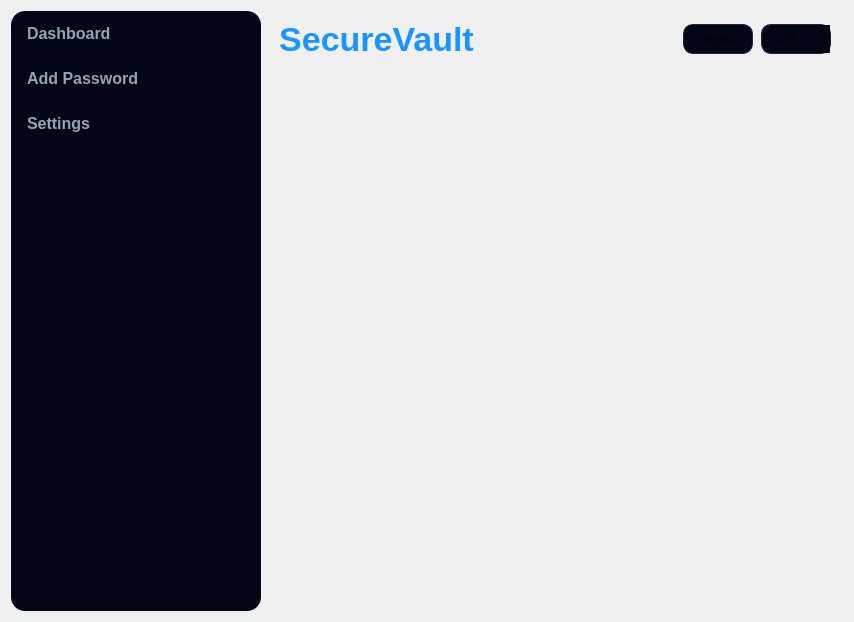
<?xml version="1.0" encoding="UTF-8"?>
<ui version="4.0">
 <class>MainAppView</class>
 <widget class="QWidget" name="MainAppView">
  <property name="geometry">
   <rect>
    <x>0</x>
    <y>0</y>
    <width>854</width>
    <height>622</height>
   </rect>
  </property>
  <property name="windowTitle">
   <string>MainAppView</string>
  </property>
  <property name="styleSheet">
   <string notr="true">QLabel#appName {
    font-size: 26px;
    font-weight: 700;
    color: rgb(96, 165, 250);
}

QComboBox, QPushButton#logoutButton {
    background-color: rgb(2, 6, 23);
    border: 1px solid rgb(30, 41, 59);
    border-radius: 10px;
    padding: 6px 10px;
}

QComboBox:hover, QPushButton#logoutButton:hover {
    background-color: rgb(30, 41, 59);
}</string>
  </property>
  <layout class="QVBoxLayout" name="verticalLayout">
   <property name="spacing">
    <number>0</number>
   </property>
   <property name="leftMargin">
    <number>0</number>
   </property>
   <property name="topMargin">
    <number>0</number>
   </property>
   <property name="rightMargin">
    <number>0</number>
   </property>
   <property name="bottomMargin">
    <number>0</number>
   </property>
   <item>
    <widget class="QWidget" name="widget" native="true">
     <layout class="QHBoxLayout" name="horizontalLayout">
      <item>
       <widget class="QFrame" name="sidebarFrame">
        <property name="minimumSize">
         <size>
          <width>250</width>
          <height>0</height>
         </size>
        </property>
        <property name="maximumSize">
         <size>
          <width>400</width>
          <height>16777215</height>
         </size>
        </property>
        <property name="styleSheet">
         <string notr="true">#sidebarFrame{
    background-color: #020617;
    border-radius: 14px;
}

QPushButton {
    background: transparent;
    border: none;
    text-align: left;
    padding: 12px 16px;
    color: #94a3b8;
	font-size:16px;
    border-radius: 8px;
}

QPushButton:hover {
    background-color: #020617;
    color: #e5e7eb;
}

QPushButton:focus {
    background-color: #1e293b;
    color: #60a5fa;
    font-weight: 600;
}</string>
        </property>
        <property name="frameShape">
         <enum>QFrame::Shape::StyledPanel</enum>
        </property>
        <property name="frameShadow">
         <enum>QFrame::Shadow::Sunken</enum>
        </property>
        <layout class="QVBoxLayout" name="verticalLayout_2">
         <property name="spacing">
          <number>0</number>
         </property>
         <property name="leftMargin">
          <number>0</number>
         </property>
         <property name="topMargin">
          <number>0</number>
         </property>
         <property name="rightMargin">
          <number>0</number>
         </property>
         <property name="bottomMargin">
          <number>0</number>
         </property>
         <item>
          <widget class="QPushButton" name="dashboardButton">
           <property name="minimumSize">
            <size>
             <width>170</width>
             <height>45</height>
            </size>
           </property>
           <property name="maximumSize">
            <size>
             <width>170</width>
             <height>45</height>
            </size>
           </property>
           <property name="font">
            <font>
             <pointsize>-1</pointsize>
             <bold>true</bold>
            </font>
           </property>
           <property name="cursor">
            <cursorShape>PointingHandCursor</cursorShape>
           </property>
           <property name="text">
            <string>Dashboard</string>
           </property>
           <property name="checkable">
            <bool>false</bool>
           </property>
           <property name="autoDefault">
            <bool>false</bool>
           </property>
           <property name="default">
            <bool>false</bool>
           </property>
           <property name="flat">
            <bool>true</bool>
           </property>
          </widget>
         </item>
         <item>
          <widget class="QPushButton" name="addPasswordButton">
           <property name="minimumSize">
            <size>
             <width>170</width>
             <height>45</height>
            </size>
           </property>
           <property name="maximumSize">
            <size>
             <width>170</width>
             <height>45</height>
            </size>
           </property>
           <property name="font">
            <font>
             <pointsize>-1</pointsize>
             <bold>true</bold>
            </font>
           </property>
           <property name="cursor">
            <cursorShape>PointingHandCursor</cursorShape>
           </property>
           <property name="text">
            <string>Add Password</string>
           </property>
           <property name="checkable">
            <bool>false</bool>
           </property>
           <property name="flat">
            <bool>true</bool>
           </property>
          </widget>
         </item>
         <item>
          <widget class="QPushButton" name="settingsButton">
           <property name="minimumSize">
            <size>
             <width>170</width>
             <height>45</height>
            </size>
           </property>
           <property name="maximumSize">
            <size>
             <width>170</width>
             <height>45</height>
            </size>
           </property>
           <property name="font">
            <font>
             <pointsize>-1</pointsize>
             <bold>true</bold>
            </font>
           </property>
           <property name="cursor">
            <cursorShape>PointingHandCursor</cursorShape>
           </property>
           <property name="text">
            <string>Settings</string>
           </property>
           <property name="checkable">
            <bool>false</bool>
           </property>
           <property name="autoRepeat">
            <bool>false</bool>
           </property>
           <property name="autoExclusive">
            <bool>false</bool>
           </property>
           <property name="flat">
            <bool>true</bool>
           </property>
          </widget>
         </item>
         <item>
          <spacer name="sidebar_VR_Spacer">
           <property name="orientation">
            <enum>Qt::Orientation::Vertical</enum>
           </property>
           <property name="sizeHint" stdset="0">
            <size>
             <width>20</width>
             <height>40</height>
            </size>
           </property>
          </spacer>
         </item>
        </layout>
       </widget>
      </item>
      <item>
       <layout class="QVBoxLayout" name="rightPanelLayout">
        <property name="spacing">
         <number>8</number>
        </property>
        <property name="leftMargin">
         <number>0</number>
        </property>
        <property name="topMargin">
         <number>0</number>
        </property>
        <property name="rightMargin">
         <number>0</number>
        </property>
        <property name="bottomMargin">
         <number>0</number>
        </property>
        <item>
         <layout class="QHBoxLayout" name="topbarLayout">
          <property name="spacing">
           <number>8</number>
          </property>
          <property name="leftMargin">
           <number>12</number>
          </property>
          <property name="topMargin">
           <number>8</number>
          </property>
          <property name="rightMargin">
           <number>12</number>
          </property>
          <property name="bottomMargin">
           <number>8</number>
          </property>
          <item>
           <widget class="QLabel" name="appName">
            <property name="minimumSize">
             <size>
              <width>70</width>
              <height>40</height>
             </size>
            </property>
            <property name="maximumSize">
             <size>
              <width>16777215</width>
              <height>50</height>
             </size>
            </property>
            <property name="font">
             <font>
              <pointsize>-1</pointsize>
              <bold>true</bold>
              <underline>false</underline>
             </font>
            </property>
            <property name="styleSheet">
             <string notr="true">QLabel{
font-size: 34px;
color: rgb(26, 148, 255);
font-weight: bold;
}</string>
            </property>
            <property name="text">
             <string>SecureVault</string>
            </property>
            <property name="alignment">
             <set>Qt::AlignmentFlag::AlignCenter</set>
            </property>
           </widget>
          </item>
          <item>
           <spacer name="topbar_spacer">
            <property name="orientation">
             <enum>Qt::Orientation::Horizontal</enum>
            </property>
            <property name="sizeHint" stdset="0">
             <size>
              <width>40</width>
              <height>20</height>
             </size>
            </property>
           </spacer>
          </item>
          <item>
           <widget class="QPushButton" name="logoutButton">
            <property name="sizePolicy">
             <sizepolicy hsizetype="Fixed" vsizetype="Fixed">
              <horstretch>0</horstretch>
              <verstretch>0</verstretch>
             </sizepolicy>
            </property>
            <property name="minimumSize">
             <size>
              <width>70</width>
              <height>30</height>
             </size>
            </property>
            <property name="maximumSize">
             <size>
              <width>70</width>
              <height>30</height>
             </size>
            </property>
            <property name="cursor">
             <cursorShape>PointingHandCursor</cursorShape>
            </property>
            <property name="text">
             <string>Log out</string>
            </property>
           </widget>
          </item>
          <item>
           <widget class="QComboBox" name="themeCmbBox">
            <property name="sizePolicy">
             <sizepolicy hsizetype="Fixed" vsizetype="Fixed">
              <horstretch>0</horstretch>
              <verstretch>0</verstretch>
             </sizepolicy>
            </property>
            <property name="minimumSize">
             <size>
              <width>70</width>
              <height>30</height>
             </size>
            </property>
            <property name="maximumSize">
             <size>
              <width>70</width>
              <height>30</height>
             </size>
            </property>
            <property name="cursor">
             <cursorShape>PointingHandCursor</cursorShape>
            </property>
            <property name="styleSheet">
             <string notr="true">QPushButton {
    background-color: rgb(2, 6, 23);
    border: 1px solid rgb(30, 41, 59);
    border-radius: 8px;
    padding: 6px 12px;
    font-size: 13px;
}

QPushButton:hover {
    background-color: rgb(30, 41, 59);
}</string>
            </property>
            <item>
             <property name="text">
              <string>Light</string>
             </property>
            </item>
            <item>
             <property name="text">
              <string>Dark</string>
             </property>
            </item>
           </widget>
          </item>
         </layout>
        </item>
        <item>
         <widget class="QStackedWidget" name="contentStack">
          <property name="font">
           <font>
            <kerning>true</kerning>
           </font>
          </property>
          <property name="currentIndex">
           <number>-1</number>
          </property>
         </widget>
        </item>
       </layout>
      </item>
     </layout>
    </widget>
   </item>
  </layout>
 </widget>
 <layoutdefault spacing="6" margin="11"/>
 <resources/>
 <connections/>
</ui>
